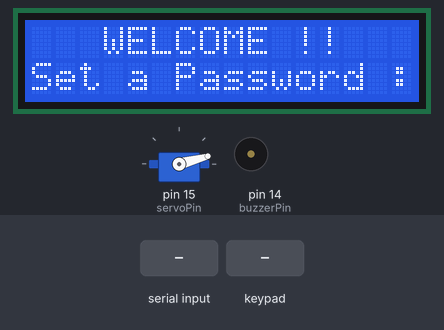
This sketch was run on a simulated Arduino Uno, built with avr-gcc and run on an emulated ATmega328P. On the bench: 16×2 character LCD, servo, buzzer (waves = sounding). The inputs (shaded band) are chosen by the test bench. What the sketch prints to the serial monitor is not drawn.

Above: at 2.5 s.
2.6 s: "0" received over Serial
At 3.4 s:
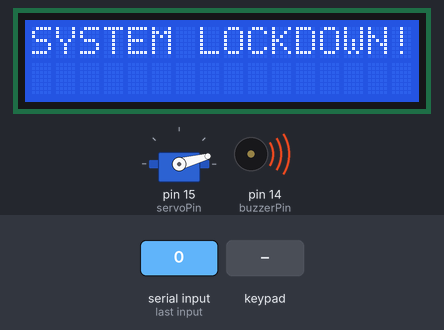
5.6 s: "1" received over Serial
At 6.1 s:
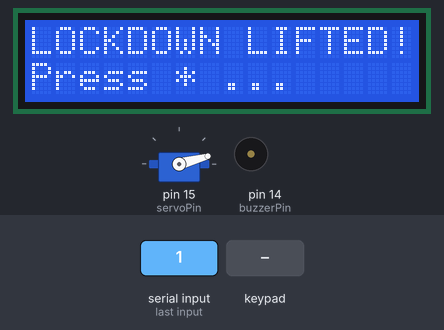
7.1 s: keypad keys 1 6 1 7 2 3 # pressed 0.4 s apart
At 9.9 s:
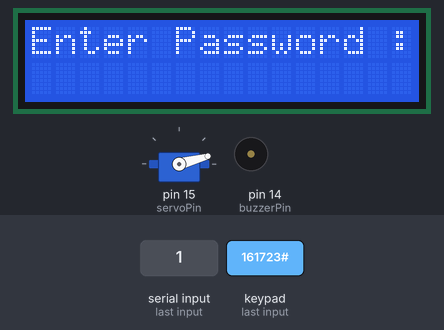
11.4 s: "2" received over Serial
At 11.62 s:
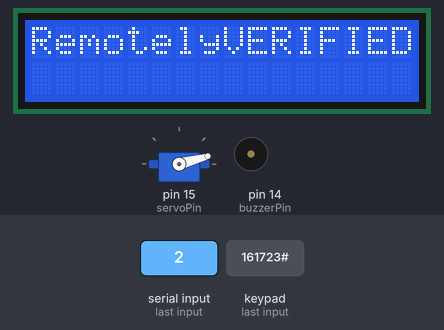
13.9 s: keypad keys 1 3 9 7 2 2 # pressed 0.4 s apart
At 17.1 s:
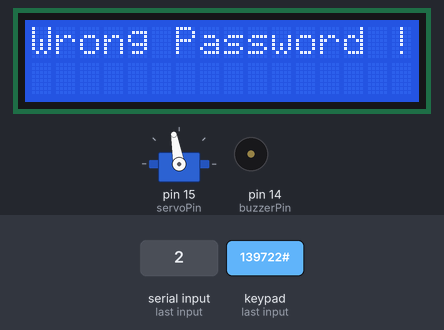
18.2 s: key 'A' pressed
At 21.1 s:
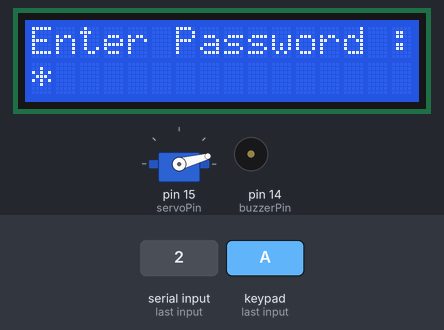
Timing chart, 0 to 22.1 s (numbered marks = the images above; inputs shaded):
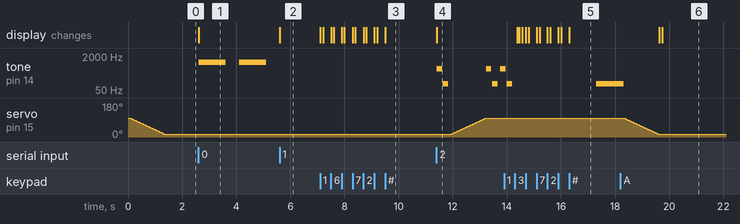

Measured:
- after the input at 2.6 s, tone on pin 14 (buzzerPin): alternates 1000 Hz for 1.0 s and silent for 0.50 s, starting at once; the display: changes at once (image 1)
- after the input at 5.6 s, tone on pin 14 (buzzerPin): stays silent (without the input it goes to 1000 Hz after 0.01 s); the display: changes at once (image 2)
- after the input at 7.1 s, the display: first changes at once (image 3 shows a later state)
- after the input at 11.4 s, tone on pin 14 (buzzerPin): plays 500 Hz for 0.20 s, 100 Hz for 0.20 s, 500 Hz for 0.20 s, 100 Hz for 0.20 s, 500 Hz for 0.14 s, starting at once; servo on pin 15 (servoPin): moves from 15° to 100° over 1.3 s, starting after 0.55 s; the display: changes at once (image 4)
- after the input at 13.9 s, the display: first changes after 0.49 s (image 5 shows a later state)
- after the input at 18.2 s, the display: first changes after 1.4 s (image 6 shows a later state)

The sketch:

smart_digital_lock_system_using_vhdl1.ino
```cpp
#include <LiquidCrystal.h>
#include <Keypad.h>
#include <Servo.h>


LiquidCrystal LCD( 8, 9, 10, 11, 12, 13 ) ;

Servo servo ;

const int buzzerPin = 14 ;
const int servoPin = 15 ;
const byte ROWS = 4, COLS = 4 ;

char keys[ROWS][COLS] =
{
   {'1','2','3','A'},
   {'4','5','6','B'},
   {'7','8','9','C'},
   {'*','0','#','D'}
} ;

byte rowPins[ROWS] = { 16, 17, 2, 3 } ;
byte colPins[COLS] = { 4, 5, 6, 7 } ;


Keypad kpd = Keypad( makeKeymap(keys), rowPins, colPins, ROWS, COLS ) ;

char password[16], string[16] ;
int flag_h_setpassword = 1, flag_inputpassword = 0, flag_inputstring = 0, flag_opendoor = 1, flag_state = 0, flag_remoteopen = 0, flag_lockdown = 0 ;
int count = 0, trial_count=0, pos = 0, state = 0 ;
// flag_setpassword = flag for setting the password,
// flag_stringinput = flag for taking input the string,


void setup() {
   for(int k=8 ; k<14 ; k++) {
      pinMode(k,OUTPUT) ;
   }

   LCD.begin(16, 2) ;

   pinMode(buzzerPin, OUTPUT) ;
   pinMode(servoPin, OUTPUT) ;
   servo.attach(servoPin) ;

   // for Bluetooth-Module
   Serial.begin(9600) ;
   LCD.setCursor(0,0) ;
   LCD.print("   WELCOME !!") ;
   LCD.setCursor(0,1) ;
   LCD.print("Set a Password :") ;
   InitializePassword(), InitializeString() ;
   CloseDoor() ;
}


void loop() {
   // for Bluetooth-module
   if( Serial.available() > 0 ) {
      state = Serial.read() ;
      flag_state = 0 ;
   }

// Bluetooth-module is used to remotely open the door lock when system is locked
   if( state == '0' ) {
      trial_count = 4, CloseDoor() ;
      if( flag_state == 0 ) {
         Serial.println("SYSTEM LOCKED") ;
         flag_state = 1 ;
      }
      flag_lockdown = 1 ;
   }
   else if( state == '1'  &&  flag_lockdown == 1 ) {
      trial_count = 0 ;
      LCD.clear() ;
      LCD.setCursor(0,0) ;
      LCD.print("LOCKDOWN LIFTED!") ;
      LCD.setCursor(0,1) ;
      LCD.print("Press * ...") ;
      if( flag_state == 0 ) {
         Serial.println("LOCKDOWN LIFTED") ;
         flag_state = 1 ;
      }
      flag_lockdown = 0, state = 0 ;
   }
   else if( state == '2'  &&  flag_remoteopen == 0  &&  flag_lockdown == 0 ) {
      LCD.clear() ;
      LCD.print("RemotelyVERIFIED") ;
      Serial.println("UNLOCKED !!") ;
      trial_count = 0 ;
      for( int i=0 ; i<3 ; ++i ) {
         tone(buzzerPin, 500, 200) ;
         delay(230) ;
         tone(buzzerPin, 100, 200) ;
         delay(300) ;
         OpenDoor() ;
      }
      if( flag_state == 0 ) {
         Serial.println("Remotely Unlocked !!") ;
         flag_state = 1 ;
      }
      flag_remoteopen = 1 ;
   }
   else if( state == '3'  &&  flag_lockdown == 0 ) {
      trial_count = 0, InitializeString(), H_EnterPassword() ;
      if( flag_state == 0 ) {
         Serial.println("Remotely Locked !!") ;
         flag_state = 1 ;
      }
      flag_remoteopen = 0, state = 0 ;
   }


   //Keypad

   if( trial_count < 3 ) {

      char key = kpd.getKey() ;   //storing pressed key value in a char

      if( key != NO_KEY ) {

         if( flag_h_setpassword == 1 ) {
            H_SetPassword() ;
         }
         if( key == '*' ) {
            if( flag_inputpassword == 1 ) {
               InitializePassword(), H_SetPassword() ;
            }
            else if( flag_inputstring = 1 ) {
               InitializeString(), H_EnterPassword() ;
            }
         }
         else if( key == '#' ) {
            if( flag_inputpassword == 1  &&  count > 0 ) {
               flag_inputpassword = 0 ;
               password[count] = '\0' ;
               H_EnterPassword() ;
            }
            else if( flag_inputstring == 1  &&  count > 0 ) {
               flag_inputstring = 0 ;
               string[count] = '\0' ;
               if( Compare_Password_and_String() == 1 ) {
                  LCD.clear() ;
                  LCD.print("  VERIFIED !  ") ;
                  Serial.println("UNLOCKED") ;
                  trial_count = 0 ;
                  for( int i=0 ; i<3 ; ++i ) {
                     tone(buzzerPin, 500, 100) ;
                     delay(230) ;
                     tone(buzzerPin, 100, 100) ;
                     delay(230) ;
                     OpenDoor() ;
                  }
               }
               else {
                  LCD.clear() ;
                  LCD.print("Wrong Password !") ;
                  delay(1000) ;
                  Serial.println("Someone unsuccessfully attempted to open the lock !") ;
                  ++trial_count ;
                  tone(buzzerPin, 100, 1000) ;
                  delay(1000) ;
                  H_EnterPassword() ;
               }
            }
         }
         else if( flag_inputpassword == 1  ||  flag_inputstring == 1 ) {
            LCD.print(key) ;
            delay(100) ;
            LCD.setCursor(count,1) ;
            LCD.print('*') ;
            if( flag_inputpassword == 1 )   password[count] = key ;
            else if( flag_inputstring == 1 )   string[count] = key ;
            ++count ;
         }
      }
   }
   else {
      LCD.clear() ;
      LCD.setCursor(0,0) ;
      LCD.print("SYSTEM LOCKDOWN!") ;
      tone(buzzerPin, 1000, 1000) ;
      delay(1500) ;
      flag_lockdown = 1 ;
   }
}


void InitializePassword() {
   for( int i=0 ; i<16 ; ++i )
      password[i] = 0 ;
}

void InitializeString() {
   for( int i=0 ; i<16 ; ++i )
      string[i] = 1 ;
}

void H_SetPassword() {
   LCD.clear() ;
   LCD.setCursor(0,0) ;
   LCD.print("Set a Password :") ;
   LCD.setCursor(0,1) ;
   flag_h_setpassword = 0 ;
   flag_inputpassword = 1, count = 0 ;
}

void H_EnterPassword() {
   CloseDoor() ;
   LCD.clear() ;
   LCD.setCursor(0,0) ;
   LCD.print("Enter Password :") ;
   LCD.setCursor(0,1) ;
   flag_inputstring = 1, count = 0 ;
}

int Compare_Password_and_String() {
   int i ;
   for( i=0  ;  password[i]!='\0' && string[i]!='\0'  ;  ++i ) {
      if( password[i] != string[i] )
         return 0 ;
   }
   if( password[i] == '\0'  &&  string[i] == '\0' )
      return 1 ;
   else   return 0 ;
}

void OpenDoor() {
   if( flag_opendoor == 1 )
      return;
   for( pos=15 ; pos<=100 ; ++pos ) {
      servo.write(pos) ;
      delay(15) ;
   }
   flag_opendoor = 1 ;
}

void CloseDoor()  {
   if( flag_opendoor == 0 )
      return;
   for( pos=100 ; pos>=15; --pos ) {
      servo.write(pos) ;
      delay(15) ;
   }
   flag_opendoor = 0 ;
}
```
